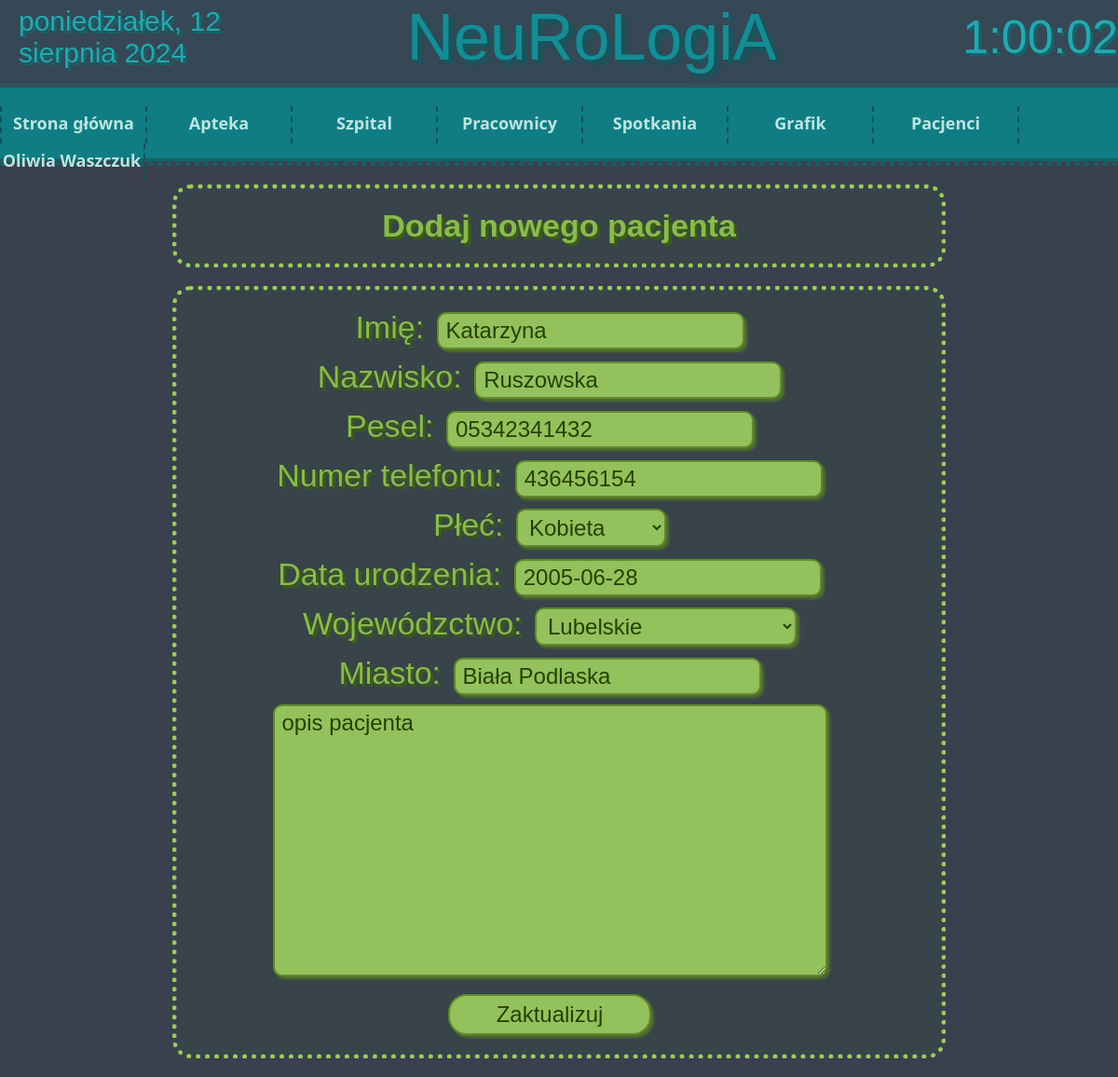
Screenshot of /edit_patient/1/ (signed in) with the database file from the repository.
### workers/models.py (models this page shows, shortened)
class Worker(AbstractUser):
    id = models.AutoField(primary_key=True)
    username = models.CharField(max_length=10, unique=True, default="default_username")
    password = models.CharField(max_length=255)
    orginal_password = models.CharField(max_length=50, default="")
    name = models.CharField(max_length=35)
    surname = models.CharField(max_length=35)
    email = models.EmailField(max_length=50)
    phone_number = models.CharField(max_length=9, null=True)
    profession = models.CharField(choices=professions, default="ochroniarz", max_length=40)
    profession_description = models.TextField(default="", null=True)
    birthday = models.DateField(default=datetime.date.today())
    family_city = models.CharField(max_length=255, null=True)

### patients/models.py (models this page shows)
class Patient(models.Model):
    id = models.AutoField(primary_key=True)
    name = models.CharField(max_length=50)
    surname = models.CharField(max_length=50)
    pesel = models.CharField(max_length=11)
    phone_numer = models.CharField(max_length=9)
    gender = models.CharField(choices=GENDER_CHOICES, default='male', max_length=20)
    terrain = models.CharField(choices=TERRAIN_CHOICES, default='lubelskie', max_length=40)
    city = models.CharField(max_length=50, default="")
    birthday = models.DateField()
    join_date = models.DateField(default=datetime.date.today)
    description = models.TextField(default="", null=True)
    def get_age(self):
        today_date = datetime.date.today()
        if self.birthday.month > today_date.month or self.birthday.month == today_date.month and self.birthday.day > today_date.day:
            return today_date.year - self.birthday.year - 1
        else:
            return today_date.year - self.birthday.year
    age = property(get_age)

### website/views.py (the view)
# urls.py: path('edit_patient/<int:id>/', website_views.edit_patient, name="edit_patient"),
@login_required(login_url='login')
def edit_patient(request, id):
    if is_access_to_editing_patients(request):
        patient = Patient.objects.get(id=id)
        form = PatientForm(instance=patient)
        return render(request, 'edit_patient.html', {'patient': patient, 'form': form})
    return redirect('/main/')

### patients/forms.py
class PatientForm(forms.ModelForm):
    class Meta:
        model = Patient
        fields = ['name', 'surname', 'pesel', 'phone_numer', 'gender', 'birthday', 'terrain', 'city', 'description']
    name = forms.CharField(label='Imię', max_length=50)
    surname = forms.CharField(label='Nazwisko',max_length=50)
    pesel = forms.CharField(label='Pesel',max_length=11)
    phone_numer = forms.CharField(label='Numer telefonu',max_length=9, required=False)
    gender = forms.ChoiceField(label='Płeć', choices=GENDER_CHOICES)
    terrain = forms.ChoiceField(label='Wojewódzctwo', choices=TERRAIN_CHOICES)
    city = forms.CharField(label='Miasto')
    birthday = forms.DateField(label='Data urodzenia', required=False)
    description = forms.CharField(widget=forms.Textarea, required=False)

### website/context_processors.py (called while the page is built)
def add_now(request):
    return {'now': timezone.now()}

### website/views.py (called while the page is built)
def is_access_to_editing_patients(request):
    if request.user.is_authenticated:
        if request.user.profession in access_to_editing_patients:
            return True
        else:
            return False
    else:
        return False

### website/templates/edit_patient.html (shortened to what this page needs)
{% extends 'main.html' %}
{% block content %}
<h2>Dodaj nowego pacjenta</h2>
<div id="content">
    <form method="post" action="{% url 'edited_patient' id=patient.id%}">
        {% for field in form %}
            {% if field.name != 'description' %} {{ field.label_tag }} {% endif %}
            {{ field }}
            <div class="break"></div>
        {% endfor %}
        <input type="submit" value="Zaktualizuj" style="padding: 6px 50px; border-radius: 20px;">
    </form>
</div>
{% endblock %}

### website/templates/main.html (shortened to what this page needs)
{% load static %}
<!DOCTYPE html>
<html lang="pl">
<head>
    <link rel="stylesheet" href="{% static 'fontello/css/fontello.css' %}" type="text/css">
    <link rel="stylesheet" href="https://code.jquery.com/ui/1.12.1/themes/base/jquery-ui.css">
</head>
<body onload="data(), zegarek()">
    <div id="zGh">
        <span id="data" ></span>
        <span style="font-family:'Franklin Gothic Medium', 'Arial Narrow', Arial, sans-serif;">NeuRoLogiA</span>
        <span id="zegar"></span>
    </div>
    <div id="nav_menu">
        <ol>
            <li><a href="{% url 'main' %}">Strona główna</a></li>
            <li><a href="#">Apteka</a>
            </li>
            {% if user.is_authenticated %}
                <li><a href="#">Szpital</a>
                </li>
                {% if request.user.profession == 'lekarz naczelny' or  request.user.profession == 'dyrektor' or  request.user.profession == 'ordynator' %}
                    <li><a href="#">Pracownicy</a>
                    </li>
                    <li><a href="#">Spotkania</a>
                    </li>
                    <li><a href="#">Grafik</a>
                    </li>
                {% endif %}
                {% if request.user.profession == 'farmaceuta' or request.user.profession == 'recepcjonista' or request.user.profession == 'pielegniarz' or request.user.profession == 'lekarz specjalista' or request.user.profession == 'ordynator' or request.user.profession == 'dyrektor' or request.user.profession == 'lekarz naczelny' %}
                    <li><a href="#">Pacjenci</a>
                    </li>
                {% endif %}
            {% endif %}
            {% if user.is_authenticated %}
                <li><a href="#">{{ request.user.name }} {{ request.user.surname }}</a>
                </li>
            {% else %}
                <li><a href="{% url 'login' %}">Zaloguj się</a></li>
            {% endif %}
        </ol>
    </div>
    <div style="border-bottom:5px dotted #116268;"></div>
    {% block content %}{% endblock %}
</body>
</html>

### rows the page displays
Worker: user.name "Oliwia", user.surname "Waszczuk"
Patient: form "Katarzyna" "Ruszowska" "05342341432" "436456154" "Kobieta" "2005-06-28" "Lubelskie" "Biała Podlaska" "opis pacjenta"

### other values shown
{{ field.label_tag }} "Imię:" "Nazwisko:" "Pesel:" "Numer telefonu:" "Płeć:" "Data urodzenia:" "Wojewódzctwo:" "Miasto:"
